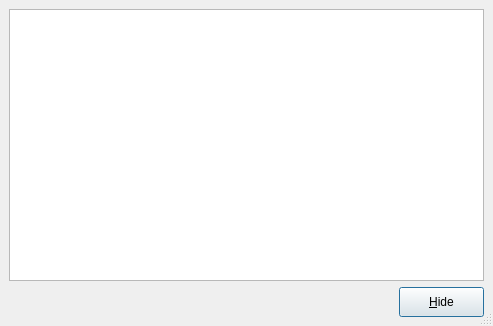
<ui version="4.0" >
 <class>Console</class>
 <widget class="QDialog" name="Console" >
  <property name="geometry" >
   <rect>
    <x>0</x>
    <y>0</y>
    <width>493</width>
    <height>326</height>
   </rect>
  </property>
  <property name="windowTitle" >
   <string>PCP GUI Console</string>
  </property>
  <property name="sizeGripEnabled" >
   <bool>true</bool>
  </property>
  <layout class="QGridLayout" >
   <property name="margin" >
    <number>9</number>
   </property>
   <property name="spacing" >
    <number>6</number>
   </property>
   <item row="0" column="0" >
    <layout class="QVBoxLayout" >
     <property name="margin" >
      <number>0</number>
     </property>
     <property name="spacing" >
      <number>6</number>
     </property>
     <item>
      <widget class="QTextEdit" name="text" >
       <property name="sizePolicy" >
        <sizepolicy>
         <hsizetype>3</hsizetype>
         <vsizetype>3</vsizetype>
         <horstretch>0</horstretch>
         <verstretch>0</verstretch>
        </sizepolicy>
       </property>
       <property name="autoFormatting" >
        <set>QTextEdit::AutoNone</set>
       </property>
       <property name="readOnly" >
        <bool>true</bool>
       </property>
      </widget>
     </item>
     <item>
      <layout class="QHBoxLayout" >
       <property name="margin" >
        <number>0</number>
       </property>
       <property name="spacing" >
        <number>6</number>
       </property>
       <item>
        <spacer>
         <property name="orientation" >
          <enum>Qt::Horizontal</enum>
         </property>
         <property name="sizeHint" >
          <size>
           <width>40</width>
           <height>20</height>
          </size>
         </property>
        </spacer>
       </item>
       <item>
        <widget class="QPushButton" name="buttonHide" >
         <property name="sizePolicy" >
          <sizepolicy>
           <hsizetype>0</hsizetype>
           <vsizetype>0</vsizetype>
           <horstretch>0</horstretch>
           <verstretch>0</verstretch>
          </sizepolicy>
         </property>
         <property name="minimumSize" >
          <size>
           <width>85</width>
           <height>30</height>
          </size>
         </property>
         <property name="maximumSize" >
          <size>
           <width>85</width>
           <height>30</height>
          </size>
         </property>
         <property name="text" >
          <string>&amp;Hide</string>
         </property>
         <property name="shortcut" >
          <string>Alt+H</string>
         </property>
         <property name="autoDefault" >
          <bool>true</bool>
         </property>
         <property name="default" >
          <bool>true</bool>
         </property>
        </widget>
       </item>
      </layout>
     </item>
    </layout>
   </item>
  </layout>
 </widget>
 <connections>
  <connection>
   <sender>buttonHide</sender>
   <signal>clicked()</signal>
   <receiver>Console</receiver>
   <slot>accept()</slot>
   <hints>
    <hint type="sourcelabel" >
     <x>20</x>
     <y>20</y>
    </hint>
    <hint type="destinationlabel" >
     <x>20</x>
     <y>20</y>
    </hint>
   </hints>
  </connection>
 </connections>
</ui>
